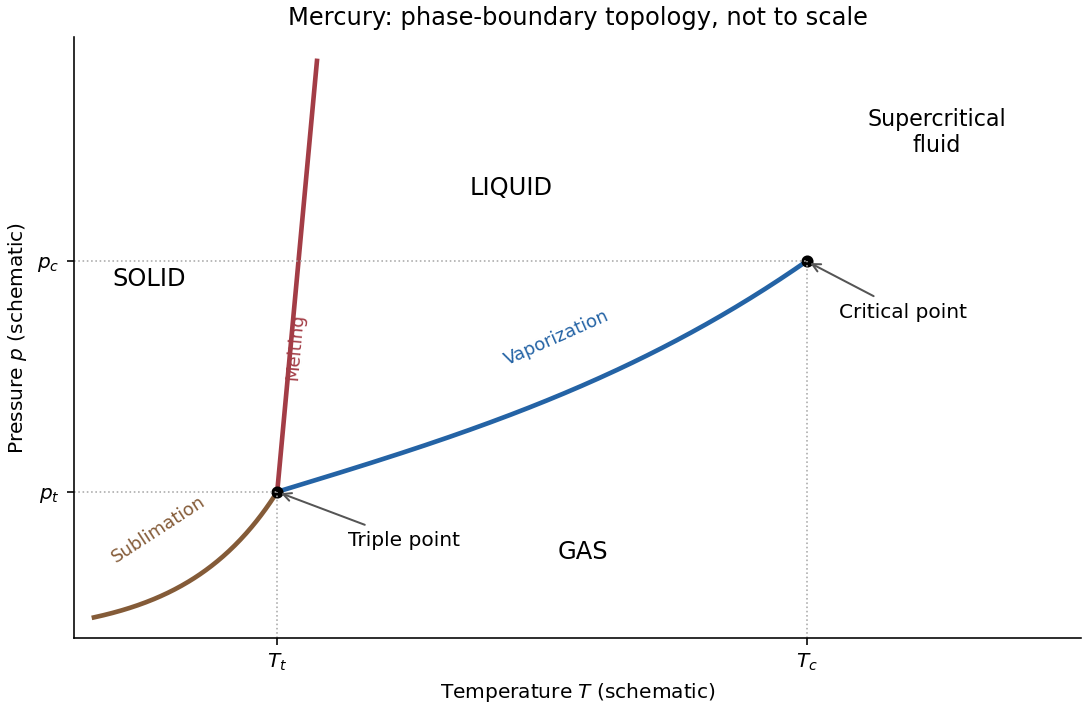

Recreate this plot in Python.
"""Original qualitative phase diagram; output PNG basename in cwd.

This schematic is not a fit to, or reproduction of, the source data plot.
Tested with Python 3.14.4, matplotlib 3.10.7 and numpy 2.3.5.
Dependencies are declared in the repository's top-level pyproject.toml.
"""

from pathlib import Path

import matplotlib

matplotlib.use("Agg")
import matplotlib.pyplot as plt
import numpy as np


def main():
    triple_t, triple_p = 1.0, 1.2
    critical_t, critical_p = 3.6, 3.1
    fig, ax = plt.subplots(figsize=(7.5, 4.9), layout="constrained")
    fig.patch.set_facecolor("white")
    sub_t = np.linspace(0.10, triple_t, 160)
    sub_p = triple_p * np.exp(2.2 * (sub_t - triple_t))
    fraction = np.linspace(0, 1, 180)
    vap_t = triple_t + (critical_t - triple_t) * fraction
    vap_p = triple_p + (critical_p - triple_p) * (0.7 * fraction + 0.3 * fraction**3)
    melt_p = np.linspace(triple_p, 4.75, 160)
    melt_t = triple_t + 0.055 * (melt_p - triple_p)
    ax.plot(sub_t, sub_p, color="#845b38", lw=2.3)
    ax.plot(vap_t, vap_p, color="#2463a5", lw=2.3)
    ax.plot(melt_t, melt_p, color="#a33d46", lw=2.3)
    ax.plot([triple_t, critical_t], [triple_p, critical_p], "o", color="black", ms=5)
    ax.vlines([triple_t, critical_t], [0, 0], [triple_p, critical_p],
              color="#aaaaaa", lw=0.8, linestyles=":")
    ax.hlines([triple_p, critical_p], [0, 0], [triple_t, critical_t],
              color="#aaaaaa", lw=0.8, linestyles=":")
    ax.annotate("Triple point", xy=(triple_t, triple_p), xytext=(1.35, 0.76),
                fontsize=10, arrowprops={"arrowstyle": "->", "color": "#555555"})
    ax.annotate("Critical point", xy=(critical_t, critical_p), xytext=(3.76, 2.64),
                fontsize=10, arrowprops={"arrowstyle": "->", "color": "#555555"})
    ax.text(0.37, 2.9, "SOLID", ha="center", fontsize=12)
    ax.text(2.15, 3.65, "LIQUID", ha="center", fontsize=12)
    ax.text(2.5, 0.65, "GAS", ha="center", fontsize=12)
    ax.text(4.24, 4.0, "Supercritical\nfluid", ha="center", fontsize=11)
    ax.text(0.17, 0.62, "Sublimation", rotation=33, fontsize=9, color="#845b38")
    ax.text(1.03, 2.15, "Melting", rotation=85, fontsize=9, color="#a33d46")
    ax.text(2.1, 2.25, "Vaporization", rotation=24, fontsize=9, color="#2463a5")
    ax.set_xticks([triple_t, critical_t], [r"$T_t$", r"$T_c$"])
    ax.set_yticks([triple_p, critical_p], [r"$p_t$", r"$p_c$"])
    ax.set(xlabel=r"Temperature $T$ (schematic)",
           ylabel=r"Pressure $p$ (schematic)",
           title="Mercury: phase-boundary topology, not to scale",
           xlim=(0, 4.95), ylim=(0, 4.95))
    ax.spines[["top", "right"]].set_visible(False)
    fig.savefig(Path(__file__).with_suffix(".png").name, dpi=145,
                facecolor="white")
    plt.close(fig)


if __name__ == "__main__":
    main()
